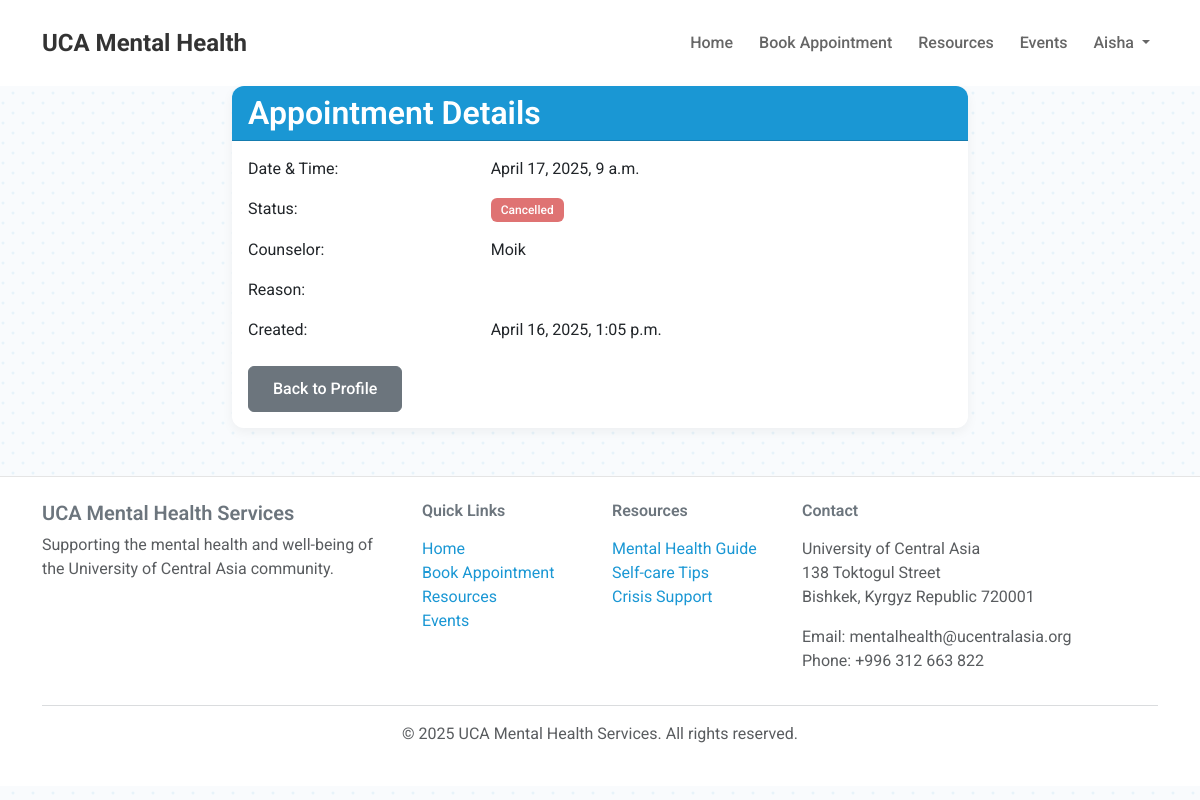
Screenshot of /appointments/view/1/ (signed in) with the database file from the repository.
### accounts/models.py (models this page shows, shortened)
class User(AbstractUser):
    USER_TYPE_CHOICES = (
        ('student', 'Student'),
        ('faculty', 'Faculty'),
        ('staff', 'Staff'),
        ('counselor', 'Counselor'),
    )
    username = models.CharField(
        _('username'),
        max_length=150,
        help_text=_('Required. 150 characters or fewer. Letters, digits and @/./+/-/_ only.'),
        validators=[AbstractUser.username_validator],
        error_messages={
            'unique': _("A user with that username already exists."),
        },
    )
    email = models.EmailField(_('email address'), unique=True)
    user_type = models.CharField(max_length=20, choices=USER_TYPE_CHOICES)
    phone_number = models.CharField(max_length=15, blank=True, null=True)
    objects = CustomUserManager()
    USERNAME_FIELD = 'email'
    REQUIRED_FIELDS = ['username']  # Email is required by default

### appointments/models.py (models this page shows, shortened)
class Appointment(models.Model):
    STATUS_CHOICES = (
        ('scheduled', 'Scheduled'),
        ('cancelled', 'Cancelled'),
        ('completed', 'Completed'),
    )
    user = models.ForeignKey(User, on_delete=models.CASCADE, related_name='user_appointments')
    counselor = models.ForeignKey(User, on_delete=models.CASCADE, related_name='counselor_appointments',
                                limit_choices_to={'user_type': 'counselor'})
    date_time = models.DateTimeField()
    status = models.CharField(max_length=20, choices=STATUS_CHOICES, default='scheduled')
    reason = models.TextField(help_text="Brief description of the reason for appointment", blank=True, null=True)  # Make it optional
    cancellation_reason = models.TextField(blank=True, null=True)  # Add cancellation reason
    notes = models.TextField(blank=True, null=True)
    created_at = models.DateTimeField(auto_now_add=True)

### appointments/views.py (the view)
# urls.py: path('view/<int:appointment_id>/', views.view_appointment, name='view_appointment'),
@login_required
def view_appointment(request, appointment_id):
    if request.user.user_type == 'counselor':
        appointment = get_object_or_404(Appointment, id=appointment_id, counselor=request.user)
    else:
        appointment = get_object_or_404(Appointment, id=appointment_id, user=request.user)
    context = {
        'appointment': appointment,
    }
    return render(request, 'appointments/view_appointment.html', context)

### templates/appointments/view_appointment.html (shortened to what this page needs)
{% extends 'base.html' %}
{% block content %}
<div class="container">
    <div class="row">
        <div class="col-md-8 offset-md-2">
            <div class="card">
                <div class="card-header bg-primary text-white">
                    <h2 class="card-title mb-0">Appointment Details</h2>
                </div>
                <div class="card-body">
                    <div class="row mb-3">
                        <div class="col-md-4 font-weight-bold">Date & Time:</div>
                        <div class="col-md-8">{{ appointment.date_time }}</div>
                    </div>
                    <div class="row mb-3">
                        <div class="col-md-4 font-weight-bold">Status:</div>
                        <div class="col-md-8">
                            <span class="badge {% if appointment.status == 'scheduled' %}bg-primary{% elif appointment.status == 'completed' %}bg-success{% else %}bg-danger{% endif %}">
                                {{ appointment.get_status_display }}
                            </span>
                        </div>
                    </div>
                    <div class="row mb-3">
                        <div class="col-md-4 font-weight-bold">
                            {% if user.user_type == 'counselor' %}
                                Student:
                            {% else %}
                                Counselor:
                            {% endif %}
                        </div>
                        <div class="col-md-8">
                            {% if user.user_type == 'counselor' %}
                                {{ appointment.user.get_full_name|default:appointment.user.username }}
                            {% else %}
                                {{ appointment.counselor.get_full_name|default:appointment.counselor.username }}
                            {% endif %}
                        </div>
                    </div>
                    <div class="row mb-3">
                        <div class="col-md-4 font-weight-bold">Reason:</div>
                        <div class="col-md-8">{{ appointment.reason }}</div>
                    </div>
                    <div class="row mb-3">
                        <div class="col-md-4 font-weight-bold">Created:</div>
                        <div class="col-md-8">{{ appointment.created_at }}</div>
                    </div>
                    <div class="mt-4">
                        {% if user.user_type == 'counselor' %}
                            <a href="{% url 'accounts:counselor_dashboard' %}" class="btn btn-secondary">Back to Dashboard</a>
                        {% else %}
                            <a href="{% url 'accounts:profile' %}" class="btn btn-secondary">Back to Profile</a>
                        {% endif %}
                    </div>
                </div>
            </div>
        </div>
    </div>
</div>
{% endblock %}

### templates/base.html (shortened to what this page needs)
<!DOCTYPE html>
<html lang="en">
<head>
    <link href="https://cdn.jsdelivr.net/npm/bootstrap@5.3.0-alpha1/dist/css/bootstrap.min.css" rel="stylesheet">
    <link href="https://cdnjs.cloudflare.com/ajax/libs/font-awesome/6.5.1/css/all.min.css" rel="stylesheet">
    <link href='https://cdn.jsdelivr.net/npm/fullcalendar@5.11.3/main.min.css' rel='stylesheet' />
    {% load static %}
    <link rel="stylesheet" href="{% static 'css/style.css' %}">
</head>
<body>
    <nav class="navbar navbar-expand-lg">
        <div class="container">
            <a class="navbar-brand" href="{% url 'accounts:home' %}">UCA Mental Health</a>
            <div class="collapse navbar-collapse" id="navbarNav">
                <ul class="navbar-nav ms-auto">
                    <li class="nav-item">
                        <a class="nav-link" href="{% url 'accounts:home' %}">Home</a>
                    </li>
                    {% if user.is_authenticated %}
                        {% if user.user_type == 'counselor' %}
                        <li class="nav-item">
                            <a class="nav-link" href="{% url 'appointments:counselor_appointments_list' %}">Appointments</a>
                        </li>
                        {% else %}
                        <li class="nav-item">
                            <a class="nav-link" href="{% url 'appointments:booking_calendar' %}">Book Appointment</a>
                        </li>
                        {% endif %}
                    {% else %}
                    <li class="nav-item">
                        <a class="nav-link" href="{% url 'appointments:booking_calendar' %}">Book Appointment</a>
                    </li>
                    {% endif %}
                    <li class="nav-item">
                        <a class="nav-link" href="{% url 'resources:resource_list' %}">Resources</a>
                    </li>
                    <li class="nav-item">
                        <a class="nav-link" href="{% url 'news:event_list' %}">Events</a>
                    </li>
                    {% if user.is_authenticated %}
                    <li class="nav-item dropdown">
                        <a class="nav-link dropdown-toggle" href="#" id="navbarDropdown" role="button" data-bs-toggle="dropdown">
                            {{ user.username }}
                        </a>
                    </li>
                    {% endif %}
                </ul>
            </div>
        </div>
    </nav>
    <main>
        {% block content %}{% endblock %}
    </main>
    <footer class="py-4 mt-5">
        <div class="container">
            <div class="row">
                <div class="col-md-4">
                    <h5>UCA Mental Health Services</h5>
                    <p class="text-muted">Supporting the mental health and well-being of the University of Central Asia community.</p>
                </div>
                <div class="col-md-2">
                    <h6 class="mb-3">Quick Links</h6>
                    <ul class="list-unstyled">
                        <li><a href="{% url 'accounts:home' %}">Home</a></li>
                        <li><a href="{% url 'appointments:booking_calendar' %}">Book Appointment</a></li>
                        <li><a href="{% url 'resources:resource_list' %}">Resources</a></li>
                        <li><a href="{% url 'news:event_list' %}">Events</a></li>
                    </ul>
                </div>
                <div class="col-md-2">
                    <h6 class="mb-3">Resources</h6>
                    <ul class="list-unstyled">
                        <li><a href="#">Mental Health Guide</a></li>
                        <li><a href="#">Self-care Tips</a></li>
                        <li><a href="#">Crisis Support</a></li>
                    </ul>
                </div>
                <div class="col-md-4">
                    <h6 class="mb-3">Contact</h6>
                    <address class="text-muted">
                        <p>University of Central Asia<br>
                        138 Toktogul Street<br>
                        Bishkek, Kyrgyz Republic 720001</p>
                        <p>Email: mentalhealth@ucentralasia.org<br>
                        Phone: +996 312 663 822</p>
                    </address>
                </div>
            </div>
            <hr>
            <div class="text-center">
                <p class="text-muted">© {% now "Y" %} UCA Mental Health Services. All rights reserved.</p>
            </div>
        </div>
    </footer>
</body>
</html>

### static/css/style.css (style rules this page uses)
:root { --primary-color: #1a97d4; --primary-dark: #0d85c0; --secondary-color: #6c757d; --accent-color: #f3c397; --success-color: #6abf69; --warning-color: #e0ad68; --danger-color: #df7373; --light-color: #f8f9fa; --dark-color: #333333; --text-dark: #333333; --text-muted: #6c757d; --text-light: #f8f9fa; --bg-subtle: #e6f7ff; --accent-subtle: #f3f9fd; }
body { min-height: 100vh; display: flex; flex-direction: column; font-family: 'Roboto', 'Segoe UI', system-ui, -apple-system, sans-serif; color: var(--text-dark); background-color: #f9fbfd; background-image: var(--pattern-dots); overflow-x: hidden; visibility: hidden; }
footer { margin-top: auto; border-top: 1px solid rgba(0,0,0,0.1); }
h1, h2, h3, h4, h5, h6 { font-weight: 600; }
.bg-primary { background-color: var(--primary-color) !important; }
.bg-danger { background-color: var(--danger-color) !important; }
.btn { padding: 10px 24px; border-radius: 6px; font-weight: 500; transition: all 0.3s; }
.btn-secondary { background-color: #6c757d; border-color: #6c757d; color: white; }
.card { border: none; border-radius: 12px; box-shadow: 0 4px 12px rgba(0, 0, 0, 0.05); transition: transform 0.2s ease, box-shadow 0.2s ease; overflow: hidden; background-color: white; }
.card-header.bg-primary { background-color: var(--primary-color) !important; }
.navbar { box-shadow: none; background-color: white !important; padding: 20px 0; }
.navbar-brand { font-weight: 700; font-size: 1.5rem; color: var(--text-dark); }
.navbar-nav { gap: 10px; }
.navbar-nav .nav-link { font-weight: 500; color: #666; padding: 6px 12px; transition: color 0.3s; }
.badge { font-weight: 500; padding: 6px 10px; border-radius: 6px; }
.badge.bg-danger { background-color: var(--danger-color) !important; }
footer { background-color: white !important; color: var(--text-muted); padding: 40px 0 20px; }
footer a { color: var(--primary-color); text-decoration: none; }
.animate-fadeIn { animation: fadeIn 0.5s ease-out forwards; }
a { color: var(--primary-color); }
.btn { position: relative; overflow: hidden; }

### templates/base.html (style rules this page uses)
body { visibility: visible; }
main { opacity: 1; transition: opacity 0.3s ease-in-out; }

### rows the page displays
User: username "Aisha"
Appointment: date_time "April 17, 2025, 9 a.m.", status "Cancelled", counselor.get_full_name "Moik", created_at "April 16, 2025, 1:05 p.m."
